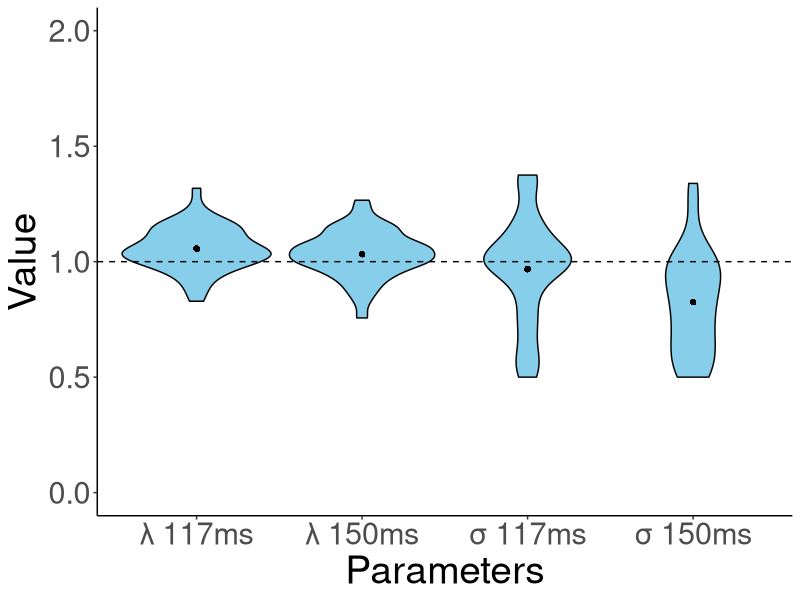
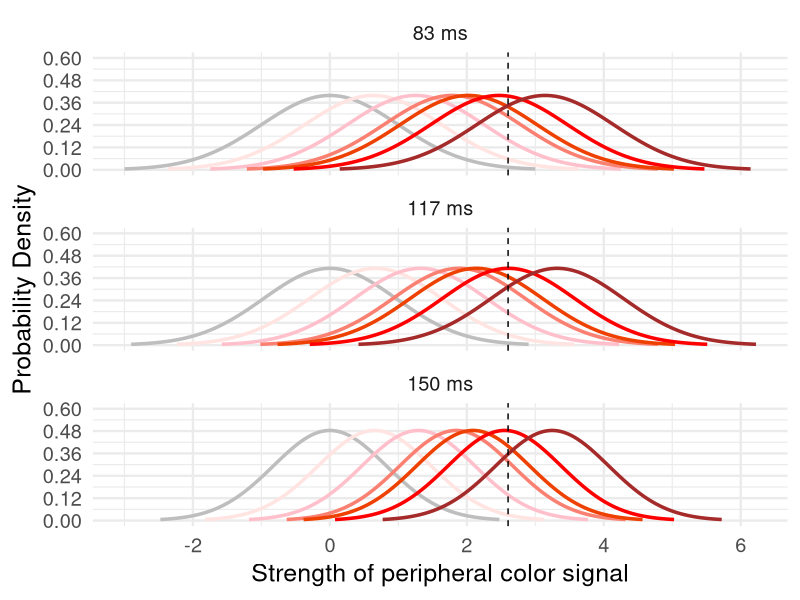
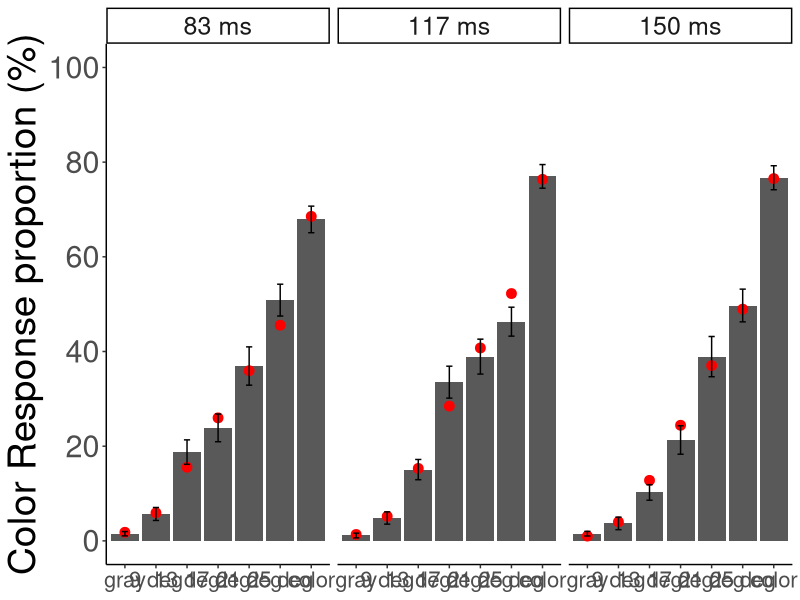
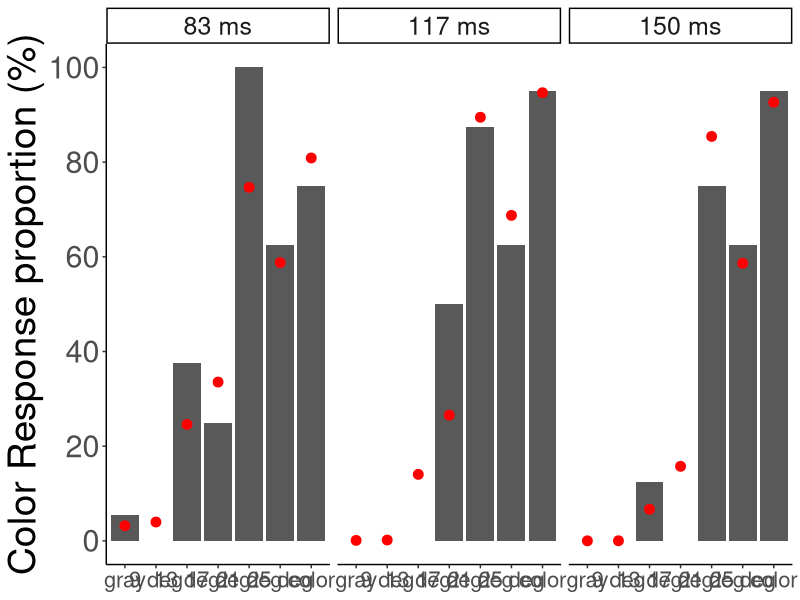
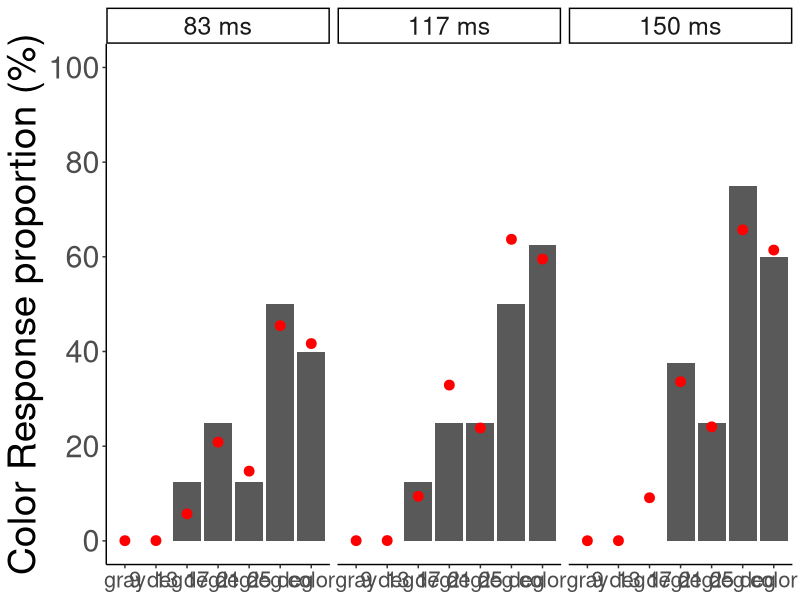
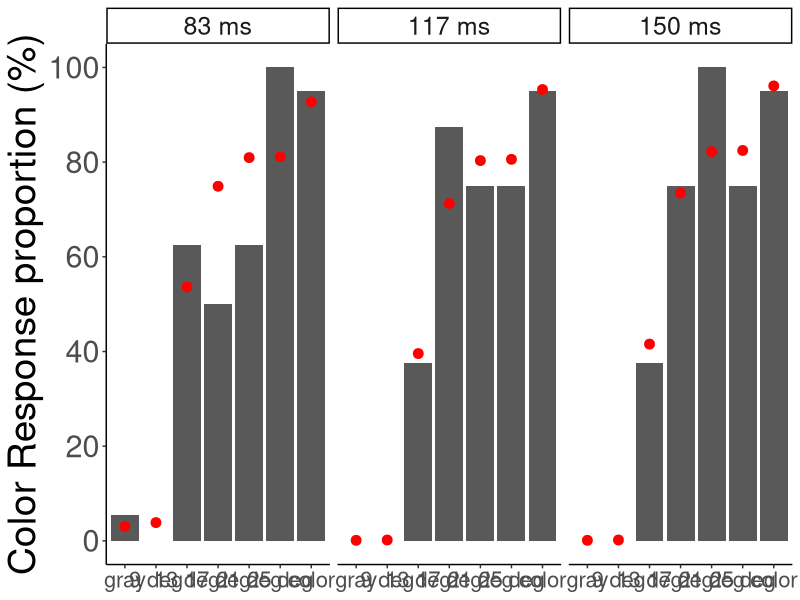
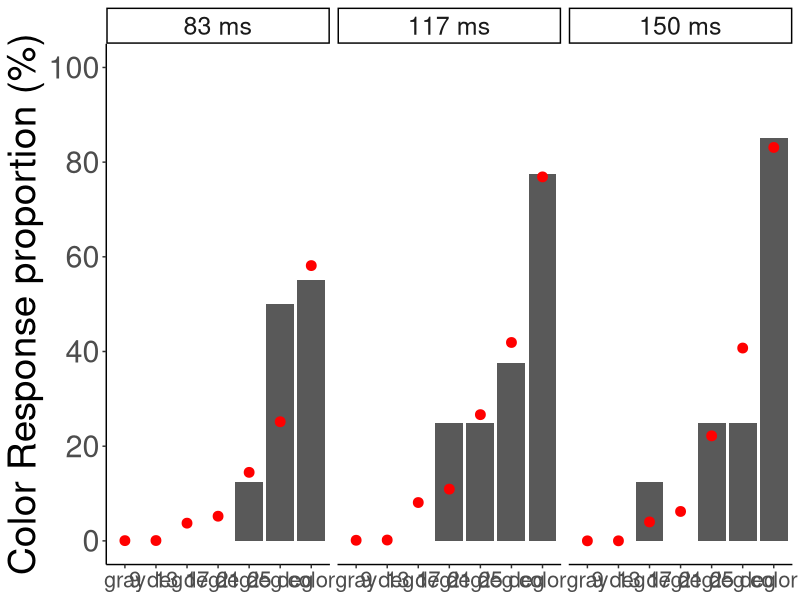
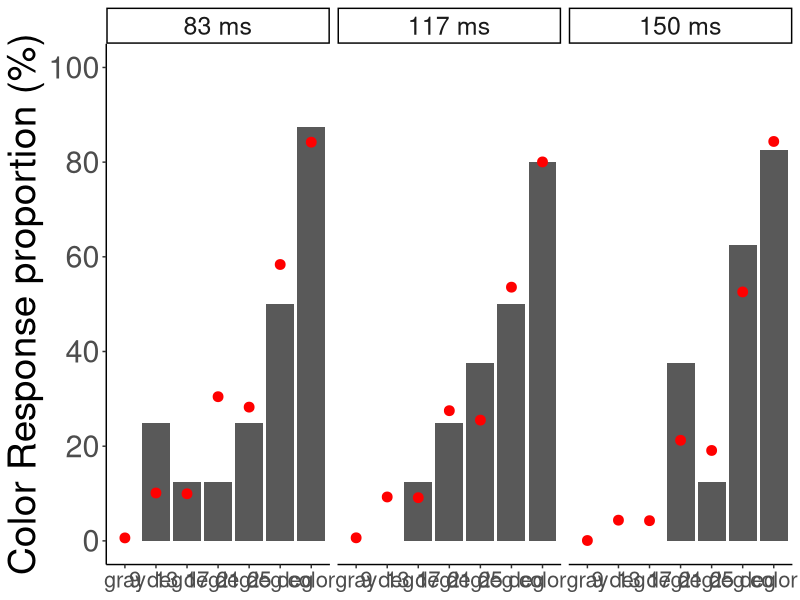

Write the R code that produced these figures, in order. (Note: this script raises an error after producing the figures.)
library(tidyverse)

dat <- read.table("subdata.csv", header=T,sep=",") 

result = dat %>%             
  filter(TorF1 == 0 | TorF1 == 1) %>% # dual-task trials
  select(subnum, exposure, maskwidth, colorcond, TorF1, colorres, TorF2, gray_gray, gray_mix, gray_color, mix_gray, mix_mix, mix_color, color_gray, color_mix, color_color) %>%    
  group_by(subnum, colorcond, exposure, maskwidth) %>%                
  summarize(gray_gray= sum(gray_gray), gray_mix= sum(gray_mix), gray_color= sum(gray_color), mix_gray= sum(mix_gray), mix_mix= sum(mix_mix), mix_color= sum(mix_color), color_gray= sum(color_gray), color_mix= sum(color_mix), color_color= sum(color_color)) #%>%       

#基準となるパラメータ
sigma83ms <- 1
mu83ms_gray <- 0

### Function for model fitting
fit_uvsdt_mle <- function(data, add_constant = TRUE) {
  
  # add_constant = TRUE adds a small value to the response frequency vectors.
  # correction against extreme estimates 
  if (add_constant) {
    data <- data+0.5
  }
  
  # initial guess for parameter values d-primeベースで出す
  mu83ms_9deg  <- qnorm(data[4,2]/(data[4,1]+data[4,2]))-qnorm(data[1,2]/(data[1,1]+data[1,2]))
  mu83ms_13deg <- qnorm(data[5,2]/(data[5,1]+data[5,2]))-qnorm(data[1,2]/(data[1,1]+data[1,2]))
  mu83ms_17deg <- qnorm(data[6,2]/(data[6,1]+data[6,2]))-qnorm(data[1,2]/(data[1,1]+data[1,2]))
  mu83ms_21deg <- qnorm(data[7,2]/(data[7,1]+data[7,2]))-qnorm(data[1,2]/(data[1,1]+data[1,2]))
  mu83ms_25deg <- qnorm(data[8,2]/(data[8,1]+data[8,2]))-qnorm(data[1,2]/(data[1,1]+data[1,2]))
  mu83ms_color <- qnorm(data[19,2]/(data[19,1]+data[19,2]))-qnorm(data[1,2]/(data[1,1]+data[1,2]))
  mu117ms <- 1
  mu150ms <- 1
  sigma117ms <- 1
  sigma150ms <- 1
  cri <- 2
  
  guess <- c(mu83ms_9deg, mu83ms_13deg, mu83ms_17deg, mu83ms_21deg, mu83ms_25deg, mu83ms_color, mu117ms, mu150ms, sigma117ms, sigma150ms, cri)
  
  # model fit
  fit <- suppressWarnings(optim(uvsdt_logL, 
                                par = guess, 
                                lower =      c(0.1, 0.1, 0.1, 0.1, 0.1, 1.0, 0.5, 0.5, 0.5, 0.5, 0.5),
                                upper =      c(3.5, 3.5, 3.5, 3.5, 3.5, 3.5, 2.0, 2.0, 2.0, 2.0, 5.0), 
                                gr = NULL, method = "BFGS", 
                                control = list("maxit" = 10000, 
                                               "parscale" = c(1,   1,    1,   1,    1,   1,  0.001,  0.001,  0.001,  0.001,  1))))

  #lower =      c(0, 0, 0, 0, 0, 0, 0, 0, 0.4, 0.4, 0),

  # outputs
  mu83ms_9deg  <- fit$par[1]
  mu83ms_13deg <- fit$par[2] 
  mu83ms_17deg <- fit$par[3] 
  mu83ms_21deg <- fit$par[4] 
  mu83ms_25deg <- fit$par[5] 
  mu83ms_color <- fit$par[6] 
  mu117ms<-  fit$par[7] 
  mu150ms <- fit$par[8] 
  sigma117ms <- fit$par[9] 
  sigma150ms <- fit$par[10]
  cri <- fit$par[11] 
  
  logL <- -fit$value
  
  AIC <- -2 * logL + 2 * 11
  
  predicted_data <- matrix(c(rep(1,21)), nrow=21, ncol=2)
  ##############################################################################
  # model predictions
  predicted_data <- matrix(NA, nrow=21, ncol=2)
  #gray
  mean_one_mat <- c(mu83ms_gray, mu83ms_gray*mu117ms, mu83ms_gray*mu150ms)
  sigmamat <- c(sigma83ms,sigma117ms,sigma150ms)
  for (cond in 1:3) {
    pred_gray_others_rate <- pnorm(cri, mean= mean_one_mat[cond], sd=sigmamat[cond])
    pred_gray_color_rate <- 1-pred_gray_others_rate
    
    #反応数
    pred_nr_gray_color <- sum(data[cond,1]+data[cond,2]) * pred_gray_color_rate
    pred_nr_gray_others <- sum(data[cond,1]+data[cond,2]) * pred_gray_others_rate
    predicted_data[cond,1] <- pred_gray_others_rate
    predicted_data[cond,2] <- pred_gray_color_rate
  }
  
  #chimera
  mean_one_mat <- c(mu83ms_9deg,mu83ms_13deg,mu83ms_17deg,mu83ms_21deg,mu83ms_25deg, mu83ms_9deg*mu117ms,mu83ms_13deg*mu117ms,mu83ms_17deg*mu117ms,mu83ms_21deg*mu117ms,mu83ms_25deg*mu117ms, mu83ms_9deg*mu150ms,mu83ms_13deg*mu150ms,mu83ms_17deg*mu150ms,mu83ms_21deg*mu150ms,mu83ms_25deg*mu150ms)
  sigmamat <- c(rep(sigma83ms,5),rep(sigma117ms,5),rep(sigma150ms,5))
  for (cond in 4:18) {
    pred_chimera_others_rate <- pnorm(cri, mean=mean_one_mat[cond-3], sd=sigmamat[cond-3])
    pred_chimera_color_rate <-1-pred_chimera_others_rate
    #反応数
    pred_nr_chimera_color <- sum(data[cond,1]+data[cond,2]) *pred_chimera_color_rate
    pred_nr_chimera_others <- sum(data[cond,1]+data[cond,2]) * pred_chimera_others_rate
    predicted_data[cond,1] <- pred_chimera_others_rate
    predicted_data[cond,2] <- pred_chimera_color_rate
  }
  
  #color
  mean_two_mat <- c(mu83ms_color,mu83ms_color*mu117ms,mu83ms_color*mu150ms)
  sigmamat <- c(sigma83ms,sigma117ms,sigma150ms)
  for (cond in 19:21) {
    pred_color_others_rate <- pnorm(cri, mean=mean_two_mat[cond-18], sd=sigmamat[cond-18])
    pred_color_color_rate <- 1-pred_color_others_rate
    #反応数
    pred_nr_color_color <- sum(data[cond,1]+data[cond,2]) * pred_color_color_rate
    pred_nr_color_others <- sum(data[cond,1]+data[cond,2]) * pred_color_others_rate
    predicted_data[cond,1] <- pred_color_others_rate
    predicted_data[cond,2] <- pred_color_color_rate
  }
  ##############################################################################
  
  
  est <- data.frame(mu83ms_9deg   = mu83ms_9deg, 
                    mu83ms_13deg  = mu83ms_13deg, 
                    mu83ms_17deg  = mu83ms_17deg, 
                    mu83ms_21deg  = mu83ms_21deg, 
                    mu83ms_25deg  = mu83ms_25deg, 
                    mu83ms_color = mu83ms_color,
                    mu117ms = mu117ms,
                    mu150ms = mu150ms,
                    sigma117ms = sigma117ms,
                    sigma150ms = sigma150ms,
                    cri = cri, 
                    logL = logL,
                    AIC = AIC)
  return(list(est,predicted_data))
}


### Likelihood function
uvsdt_logL <- function(x, inputs) {
  
  # target parameters
  mu83ms_9deg  <- x[1]
  mu83ms_13deg <- x[2] 
  mu83ms_17deg <- x[3] 
  mu83ms_21deg <- x[4] 
  mu83ms_25deg <- x[5] 
  mu83ms_color <- x[6] 
  mu117ms<-  x[7] 
  mu150ms <- x[8] 
  sigma117ms <- x[9] 
  sigma150ms <- x[10]
  cri <- x[11] 
  
  ##############################################################################
  # model predictions
  predicted_data <- matrix(NA, nrow=21, ncol=2)
  #gray
  mean_one_mat <- c(mu83ms_gray, mu83ms_gray*mu117ms, mu83ms_gray*mu150ms)
  sigmamat <- c(sigma83ms,sigma117ms,sigma150ms)
  for (cond in 1:3) {
    pred_gray_others_rate <- pnorm(cri, mean= mean_one_mat[cond], sd=sigmamat[cond])
    pred_gray_color_rate <- 1-pred_gray_others_rate
    
    #反応数
    pred_nr_gray_color <- sum(data[cond,1]+data[cond,2]) * pred_gray_color_rate
    pred_nr_gray_others <- sum(data[cond,1]+data[cond,2]) * pred_gray_others_rate
    predicted_data[cond,1] <- pred_gray_others_rate
    predicted_data[cond,2] <- pred_gray_color_rate
  }
  
  #chimera
  mean_one_mat <- c(mu83ms_9deg,mu83ms_13deg,mu83ms_17deg,mu83ms_21deg,mu83ms_25deg, mu83ms_9deg*mu117ms,mu83ms_13deg*mu117ms,mu83ms_17deg*mu117ms,mu83ms_21deg*mu117ms,mu83ms_25deg*mu117ms, mu83ms_9deg*mu150ms,mu83ms_13deg*mu150ms,mu83ms_17deg*mu150ms,mu83ms_21deg*mu150ms,mu83ms_25deg*mu150ms)
  sigmamat <- c(rep(sigma83ms,5),rep(sigma117ms,5),rep(sigma150ms,5))
  for (cond in 4:18) {
    pred_chimera_others_rate <- pnorm(cri, mean=mean_one_mat[cond-3], sd=sigmamat[cond-3])
    pred_chimera_color_rate <-1-pred_chimera_others_rate
    #反応数
    pred_nr_chimera_color <- sum(data[cond,1]+data[cond,2]) *pred_chimera_color_rate
    pred_nr_chimera_others <- sum(data[cond,1]+data[cond,2]) * pred_chimera_others_rate
    predicted_data[cond,1] <- pred_chimera_others_rate
    predicted_data[cond,2] <- pred_chimera_color_rate
  }
  
  #color
  mean_two_mat <- c(mu83ms_color,mu83ms_color*mu117ms,mu83ms_color*mu150ms)
  sigmamat <- c(sigma83ms,sigma117ms,sigma150ms)
  for (cond in 19:21) {
    pred_color_others_rate <- pnorm(cri, mean=mean_two_mat[cond-18], sd=sigmamat[cond-18])
    pred_color_color_rate <- 1-pred_color_others_rate
    #反応数
    pred_nr_color_color <- sum(data[cond,1]+data[cond,2]) * pred_color_color_rate
    pred_nr_color_others <- sum(data[cond,1]+data[cond,2]) * pred_color_others_rate
    predicted_data[cond,1] <- pred_color_others_rate
    predicted_data[cond,2] <- pred_color_color_rate
  }
  ##############################################################################
  
  # log likelihood
  logL <- sum(data * log(predicted_data))
  if (is.nan(logL)) {
    logL <- -Inf
  }
  
  logL <- -logL
  return(logL)
  #if (1 < par[3] & par[3] < par[4] & par[4] < par[5] & par[5] < par[6] & par[7] < par[8] & par[8] < par[9] & par[9]< par[10] & par[10]< par[11] & par[12] < par[13] & par[13] < par[14] & par[14] < par[15] & par[15] < par[16]) {
  #logL <- -logL　#対数尤度を対数損失にする
  #return(logL)
  #} 
  #else {
  # return(999999)
  #}
  
}


estimates <- c()
predicted_array <- array(NA, dim = c(21, 2, 44))
data_rate_array <- array(NA, dim = c(21, 2, 44))

data_rate_add <- array(NA, dim = c(21, 2, 44))
dprime_mat <- matrix(c(rep(NA,18*44)), nrow=18, ncol=44)
C_mat <- matrix(c(rep(NA,18*44)), nrow=18, ncol=44)

for (i in 4:47) {
  
  sub <- i
  
  #データ成型
  subdata <- result[((sub-4)*21+1):((sub-4)*21+21), ]
  data <- matrix(NA, nrow=21, ncol=2)
  #gray
  data[1:3,1]<-unlist(subdata[1:3,5]+subdata[1:3,6])#_others
  data[1:3,2]<-unlist(subdata[1:3,7])#_color
  #chimera
  data[4:18,1]<-unlist(subdata[4:18,8]+subdata[4:18,9])#_others
  data[4:18,2]<-unlist(subdata[4:18,10])#_color
  #color
  data[19:21,1]<-unlist(subdata[19:21,11]+subdata[19:21,12])#_others
  data[19:21,2]<-unlist(subdata[19:21,13])#_color
  
  data_rate_array[,1,(sub-3)]<-data[,1]/(data[,1]+data[,2])
  data_rate_array[,2,(sub-3)]<-data[,2]/(data[,1]+data[,2])
  
  data_rate_add[,1,(sub-3)]<-(data[,1]+0.5)/((data[,1]+0.5)+(data[,2]+0.5))
  data_rate_add[,2,(sub-3)]<-(data[,2]+0.5)/((data[,1]+0.5)+(data[,2]+0.5))
  
  # #########グレーをS1分布としたd'やCの算出############################################################
  # 
  # dprime_co_83 <-  qnorm(data_rate_add[19,2,(sub-3)])-qnorm(data_rate_add[1,2,(sub-3)]) #z(color_color)-z(gray_color)
  # dprime_co_117 <- qnorm(data_rate_add[20,2,(sub-3)])-qnorm(data_rate_add[2,2,(sub-3)])
  # dprime_co_150 <- qnorm(data_rate_add[21,2,(sub-3)])-qnorm(data_rate_add[3,2,(sub-3)])
  # 
  # dprime_9d_83<-  qnorm(data_rate_add[4,2,(sub-3)])-qnorm(data_rate_add[1,2,(sub-3)])#z(chimera_color)-z(gray_color)
  # dprime_13d_83<- qnorm(data_rate_add[5,2,(sub-3)])-qnorm(data_rate_add[1,2,(sub-3)])
  # dprime_17d_83<- qnorm(data_rate_add[6,2,(sub-3)])-qnorm(data_rate_add[1,2,(sub-3)])
  # dprime_21d_83<- qnorm(data_rate_add[7,2,(sub-3)])-qnorm(data_rate_add[1,2,(sub-3)])
  # dprime_25d_83<- qnorm(data_rate_add[8,2,(sub-3)])-qnorm(data_rate_add[1,2,(sub-3)])
  # 
  # dprime_9d_117<-  qnorm(data_rate_add[9,2,(sub-3)])-qnorm(data_rate_add[2,2,(sub-3)])
  # dprime_13d_117<- qnorm(data_rate_add[10,2,(sub-3)])-qnorm(data_rate_add[2,2,(sub-3)])
  # dprime_17d_117<- qnorm(data_rate_add[11,2,(sub-3)])-qnorm(data_rate_add[2,2,(sub-3)])
  # dprime_21d_117<- qnorm(data_rate_add[12,2,(sub-3)])-qnorm(data_rate_add[2,2,(sub-3)])
  # dprime_25d_117<- qnorm(data_rate_add[13,2,(sub-3)])-qnorm(data_rate_add[2,2,(sub-3)])
  # 
  # dprime_9d_150<-  qnorm(data_rate_add[14,2,(sub-3)])-qnorm(data_rate_add[3,2,(sub-3)])
  # dprime_13d_150<- qnorm(data_rate_add[15,2,(sub-3)])-qnorm(data_rate_add[3,2,(sub-3)])
  # dprime_17d_150<- qnorm(data_rate_add[16,2,(sub-3)])-qnorm(data_rate_add[3,2,(sub-3)])
  # dprime_21d_150<- qnorm(data_rate_add[17,2,(sub-3)])-qnorm(data_rate_add[3,2,(sub-3)])
  # dprime_25d_150<- qnorm(data_rate_add[18,2,(sub-3)])-qnorm(data_rate_add[3,2,(sub-3)])
  # 
  # C_co_83 <- -0.5 * (qnorm(data_rate_add[19,2,(sub-3)])+qnorm(data_rate_add[1,2,(sub-3)]))
  # C_co_117 <- -0.5 * (qnorm(data_rate_add[20,2,(sub-3)])+qnorm(data_rate_add[2,2,(sub-3)]))
  # C_co_150 <- -0.5 * (qnorm(data_rate_add[21,2,(sub-3)])+qnorm(data_rate_add[3,2,(sub-3)]))
  # 
  # C_9d_83<- -0.5 * (qnorm(data_rate_add[4,2,(sub-3)])+qnorm(data_rate_add[1,2,(sub-3)]))
  # C_13d_83<- -0.5 * (qnorm(data_rate_add[5,2,(sub-3)])+qnorm(data_rate_add[1,2,(sub-3)]))
  # C_17d_83<- -0.5 * (qnorm(data_rate_add[6,2,(sub-3)])+qnorm(data_rate_add[1,2,(sub-3)]))
  # C_21d_83<- -0.5 * (qnorm(data_rate_add[7,2,(sub-3)])+qnorm(data_rate_add[1,2,(sub-3)]))
  # C_25d_83<- -0.5 * (qnorm(data_rate_add[8,2,(sub-3)])+qnorm(data_rate_add[1,2,(sub-3)]))
  # 
  # C_9d_117<- -0.5 * (qnorm(data_rate_add[9,2,(sub-3)])+qnorm(data_rate_add[2,2,(sub-3)]))
  # C_13d_117<- -0.5 * (qnorm(data_rate_add[10,2,(sub-3)])+qnorm(data_rate_add[2,2,(sub-3)]))
  # C_17d_117<- -0.5 * (qnorm(data_rate_add[11,2,(sub-3)])+qnorm(data_rate_add[2,2,(sub-3)]))
  # C_21d_117<- -0.5 * (qnorm(data_rate_add[12,2,(sub-3)])+qnorm(data_rate_add[2,2,(sub-3)]))
  # C_25d_117<- -0.5 * (qnorm(data_rate_add[13,2,(sub-3)])+qnorm(data_rate_add[2,2,(sub-3)]))
  # 
  # C_9d_150<- -0.5 * (qnorm(data_rate_add[14,2,(sub-3)])+qnorm(data_rate_add[3,2,(sub-3)]))
  # C_13d_150<- -0.5 * (qnorm(data_rate_add[15,2,(sub-3)])+qnorm(data_rate_add[3,2,(sub-3)]))
  # C_17d_150<- -0.5 * (qnorm(data_rate_add[16,2,(sub-3)])+qnorm(data_rate_add[3,2,(sub-3)]))
  # C_21d_150<- -0.5 * (qnorm(data_rate_add[17,2,(sub-3)])+qnorm(data_rate_add[3,2,(sub-3)]))
  # C_25d_150<- -0.5 * (qnorm(data_rate_add[18,2,(sub-3)])+qnorm(data_rate_add[3,2,(sub-3)]))
  # 
  # dprime <- c(dprime_co_83,dprime_co_117,dprime_co_150,dprime_9d_83,dprime_13d_83,dprime_17d_83,dprime_21d_83,dprime_25d_83,dprime_9d_117,dprime_13d_117,dprime_17d_117,dprime_21d_117,dprime_25d_117,dprime_9d_150,dprime_13d_150,dprime_17d_150,dprime_21d_150,dprime_25d_150)
  # C <- c(C_co_83,C_co_117,C_co_150,C_9d_83,C_13d_83,C_17d_83,C_21d_83,C_25d_83,C_9d_117,C_13d_117,C_17d_117,C_21d_117,C_25d_117,C_9d_150,C_13d_150,C_17d_150,C_21d_150,C_25d_150)
  # 
  # dprime_mat[,(sub-3)] <- dprime
  # C_mat[,(sub-3)] <- C
  # ################################################################################
  # 
  
  
  ### Fitting
  
  fit <- fit_uvsdt_mle(data, add_constant = TRUE)
  df <- fit[[1]]
  df$sub <- i
  estimates <- rbind(estimates, df)
  a <- fit[[2]]
  predicted_array[,,(sub-3)] <- a
}

#predicted_array[,,1]
#data_rate_array[,,1]

mean_predicted <- apply(predicted_array, c(1, 2), mean)*100
mean_predicted2 <- c(mean_predicted[1,2],mean_predicted[4:8,2],mean_predicted[19,2],mean_predicted[2,2],mean_predicted[9:13,2],mean_predicted[20,2],mean_predicted[3,2],mean_predicted[14:18,2],mean_predicted[21,2])
se_predicted <-(apply(predicted_array, c(1, 2), sd)*100)/ sqrt(44)
se_predicted2 <- c(se_predicted[1,2],se_predicted[4:8,2],se_predicted[19,2],se_predicted[2,2],se_predicted[9:13,2],se_predicted[20,2],se_predicted[3,2],se_predicted[14:18,2],se_predicted[21,2])

mean_data <-  apply(data_rate_array, c(1, 2), mean)*100
mean_data2 <- c(mean_data[1,2],mean_data[4:8,2],mean_data[19,2],mean_data[2,2],mean_data[9:13,2],mean_data[20,2],mean_data[3,2],mean_data[14:18,2],mean_data[21,2])
se_data <-  (apply(data_rate_array, c(1, 2), sd)*100)/ sqrt(44)
se_data2 <- c(se_data[1,2],se_data[4:8,2],se_data[19,2],se_data[2,2],se_data[9:13,2],se_data[20,2],se_data[3,2],se_data[14:18,2],se_data[21,2])


################################################################################mean+variance,mean,variance,nullの検定
for (i in 1:4){
  now <- log(estimates[,i+6])
  #now <- estimates[,i+6]
  t_test_below1 <- t.test(now, mu = 0, alternative = "less")
  t_test_above1 <- t.test(now, mu = 0, alternative = "greater")
  print(t_test_below1)
  print(t_test_above1)
}

library(ggplot2)
data_parameter_plot <- data.frame(
  Parameters = rep(c("λ 117ms", "λ 150ms", "σ 117ms", "σ 150ms"), each = 44),
  Value = c(estimates[,7], estimates[,8], estimates[,9], estimates[,10])
)
#data_parameter_plot$Value <- log(data_parameter_plot$Value)

# グラフの作成
ggplot(data_parameter_plot, aes(x = Parameters, y = Value)) +
  geom_violin(fill = "skyblue", color = "black") +  # ヴァイオリンプロットの描画
  geom_hline(yintercept = 1, linetype = "dashed", color = "black") +  # y = 1 の位置に横線を追加
  labs(x = "Parameters",
       y = "Value") + #Log-scaled 
  coord_cartesian(ylim = c(0, 2)) +  
  stat_summary(fun = mean, geom = "point", 
               shape =16, size = 2, color = "black")+
  theme_classic() +  # テーマの設定
  theme(
    plot.title = element_text(size = 20 * 2),    # タイトルのサイズを5倍に
    axis.title.x = element_text(size = 14 * 2),  # x軸ラベルのサイズを5倍に
    axis.title.y = element_text(size = 14 * 2),  # y軸ラベルのサイズを5倍に
    axis.text.x = element_text(size = 11 * 2),   # x軸目盛りのサイズを5倍に
    axis.text.y = element_text(size = 11 * 2)    # y軸目盛りのサイズを5倍に
  )



# ################################################################################ 参加者ごとのSDTプロットの作成
# for (r in 4:47) {
#   pickup_sub <- r-3
#   
#   plot_sdt_distributions <- function(means, sds, attention_levels, image_types, colors) {
#     data_SDT_plot <- data.frame()
#     
#     for (i in 1:length(attention_levels)) {
#       for (j in 1:length(image_types)) {
#         x <- seq(means[i,j] - 3 * sds[i,j], means[i,j] + 3 * sds[i,j], length.out = 100)
#         y <- dnorm(x, mean = means[i,j], sd = sds[i,j])
#         
#         
#         # データフレームに追加
#         data_SDT_plot <- rbind(data_SDT_plot, data.frame(
#           x = x,
#           y = y,
#           Attention = attention_levels[i],
#           ImageType = image_types[j],
#           color = colors[j]
#         ))
#       }
#     }
#     
#     p <- ggplot(data_SDT_plot, aes(x = x, y = y, color = ImageType)) +
#       geom_line(size = 1.2) +
#       scale_color_manual(values = colors) +
#       labs(x = "Strength of peripheral color signal",
#            y = "Probability Density") +
#       scale_x_continuous(breaks=seq(-2,8),limits=c(-2,8))+
#       scale_y_continuous(breaks=seq(0,1,length=5),limits=c(0,1))+
#       geom_vline(xintercept = estimates[pickup_sub,11], linetype = "dashed", color = "black") + 
#       facet_wrap(~ Attention, nrow = 3, scales = "free_y") +  # 各注意条件で分布を重ねる
#       theme_minimal(base_size = 18) +
#       theme(legend.position = "none")#"top"
#     
#     #print(p)
#     i_string <- as.character(r)
#     plotname <- paste0("plot_subjects/signal_distribution/", i_string, ".png") 
#     ggsave(plotname, plot = p, width = 8, height = 6, dpi = 300)
#   }
#   
#   # 平均値と標準偏差
#   means_83ms <- c(mu83ms_gray, estimates[pickup_sub,1], estimates[pickup_sub,2], estimates[pickup_sub,3], estimates[pickup_sub,4], estimates[pickup_sub,5], estimates[pickup_sub,6])  
#   means_117ms <- means_83ms * estimates[pickup_sub,7]
#   means_150ms <- means_83ms * estimates[pickup_sub,8]
#   means <- rbind(means_83ms,means_117ms,means_150ms)
#   sd_83ms <- c(rep(sigma83ms, 7))  
#   sd_117ms <- c(rep(estimates[pickup_sub,9], 7))  
#   sd_150ms <- c(rep(estimates[pickup_sub,10], 7))  
#   sds <- rbind(sd_83ms,sd_117ms,sd_150ms)
#   
#   attention_levels <- factor(c("83 ms", "117 ms", "150 ms"), levels = c("83 ms", "117 ms", "150 ms"))
#   image_types <- factor(c("gray", "9 deg", "13 deg", "17 deg", "21 deg", "25 deg", "color"), levels = c("gray", "9 deg", "13 deg", "17 deg", "21 deg", "25 deg", "color"))
#   colors <- c("grey", "mistyrose", "pink", "salmon", "orangered2","red", "brown")
#   
#   # 関数を呼び出し
#   plot_sdt_distributions(means, sds, attention_levels, image_types, colors)
#   
# }

################################################################################ 参加者平均SDTの図示

plot_sdt_distributions <- function(means, sds, attention_levels, image_types, colors) {
  data_SDT_plot <- data.frame()
  
  for (i in 1:length(attention_levels)) {
    for (j in 1:length(image_types)) {
      x <- seq(means[i,j] - 3 * sds[i,j], means[i,j] + 3 * sds[i,j], length.out = 100)
      y <- dnorm(x, mean = means[i,j], sd = sds[i,j]) #最大
      
      
      # データフレームに追加
      data_SDT_plot <- rbind(data_SDT_plot, data.frame(
        x = x,
        y = y,
        Attention = attention_levels[i],
        ImageType = image_types[j],
        color = colors[j]
      ))
    }
  }
  
  p <- ggplot(data_SDT_plot, aes(x = x, y = y, color = ImageType)) +
    geom_line(size = 1.2) +
    scale_color_manual(values = colors) +
    labs(x = "Strength of peripheral color signal",
         y = "Probability Density") +
    scale_y_continuous(breaks=seq(0,0.6,length=6),limits=c(0,0.6))+
    geom_vline(xintercept = mean(estimates[,11]), linetype = "dashed", color = "black") + 
    facet_wrap(~ Attention, nrow = 3, scales = "free_y") +  # 各注意条件で分布を重ねる
    theme_minimal(base_size = 18) +
    theme(legend.position = "none")#"top"
  
  print(p)
}

# 平均値と標準偏差
means_83ms <- c(mu83ms_gray, mean(estimates[,1]), mean(estimates[,2]), mean(estimates[,3]), mean(estimates[,4]), mean(estimates[,5]),mean(estimates[,6]))  
means_117ms <- means_83ms * mean(estimates[,7])
means_150ms <- means_83ms * mean(estimates[,8])
means <- rbind(means_83ms,means_117ms,means_150ms)
sd_83ms <- c(rep(sigma83ms, 7))  
sd_117ms <- c(rep(mean(estimates[,9]), 7))  
sd_150ms <- c(rep(mean(estimates[,10]), 7))  
sds <- rbind(sd_83ms,sd_117ms,sd_150ms)

attention_levels <- factor(c("83 ms", "117 ms", "150 ms"), levels = c("83 ms", "117 ms", "150 ms"))
image_types <- factor(c("gray", "9 deg", "13 deg", "17 deg", "21 deg", "25 deg", "color"), levels = c("gray", "9 deg", "13 deg", "17 deg", "21 deg", "25 deg", "color"))
colors <- c("grey", "mistyrose", "pink", "salmon", "orangered2","red", "brown")

# 関数を呼び出し
plot_sdt_distributions(means, sds, attention_levels, image_types, colors)



#########積み上げグラフでの比較#################################################

data_bar <- data.frame(
  ImageType = factor(rep(c("gray","9 deg", "13 deg", "17 deg", "21 deg", "25 deg", "color"), 3), 
                     levels = c("gray", "9 deg", "13 deg", "17 deg", "21 deg", "25 deg", "color")),
  Proportion =  as.vector(t(mean_data2)),
  SE =  as.vector(t(se_data2)),
  Condition = factor(c(rep("83 ms", 7),rep("117 ms", 7),rep("150 ms", 7)), 
                     levels = c("83 ms", "117 ms", "150 ms"))
)

predicted_data_bar <- data.frame(
  ImageType = factor(rep(c("gray","9 deg", "13 deg", "17 deg", "21 deg", "25 deg", "color"), 3),
                     levels = c("gray", "9 deg", "13 deg", "17 deg", "21 deg", "25 deg", "color")),
  Predicted = as.vector(t(mean_predicted2)),  # 仮の予測値
  SE =  as.vector(t(se_predicted2)),
  Condition = factor(c(rep("83 ms", 7),rep("117 ms", 7),rep("150 ms", 7)), 
                     levels = c("83 ms", "117 ms", "150 ms"))
)

# グラフの作成
ggplot(data_bar, aes(x = ImageType, y = Proportion)) +
  geom_bar(stat = "identity", position = "stack") +
  labs(x = NULL, y = "Color Response proportion (%)") +
  theme_minimal() +
  facet_grid(. ~ Condition) +  
  geom_point(data = predicted_data_bar, aes(x = ImageType, y = Predicted), 
             color = "red", size = 3) +  # モデルの予測値を示す点を追加 
  geom_errorbar(data = data_bar, aes(ymin = Proportion - SE, ymax = Proportion + SE), 
                width = 0.2) + #, position = position_dodge(0.9)
  theme_classic()+
  theme(legend.position = "right")+  # テーマの設定
  theme(
    plot.title = element_text(size = 20 * 2),    # タイトルのサイズを5倍に
    axis.title.x = element_text(size = 14 * 2),  # x軸ラベルのサイズを5倍に
    axis.title.y = element_text(size = 14 * 2),  # y軸ラベルのサイズを5倍に
    axis.text.x = element_text(size = 8 * 2),   # x軸目盛りのサイズを5倍に
    axis.text.y = element_text(size = 11 * 2),    # y軸目盛りのサイズを5倍に
    legend.position = "right",
    strip.text = element_text(size = 18),  # 83ms、117ms、150msの文字サイズを大きくする
    legend.text = element_text(size = 18),  # 凡例の文字サイズを大きくする
    legend.title = element_text(size = 18)  # 凡例タイトルの文字サイズを大きくする
  )+
  scale_y_continuous(
    breaks = seq(0, 100, by = 20),    
    limits = c(0, 100)                  
  ) 


#############################################################################ANOVA
# 83-g,83-9,83-13,83-17,83-21,83-25,83-c, 117-g,117-9,117-13,117-17,117-21,117-25,117-c, 150-g,150-9,150-13,150-17,150-21,150-25,150-c
# 要因A　時間　要因B 画像種類
a <- (data_rate_array[,2,])
data_ANOVA <- t(rbind(a[1,],a[4:8,],a[19,],a[2,],a[9:13,],a[20,],a[3,],a[14:18,],a[21,]))
write.csv(data_ANOVA,"data_ANOVA.csv",row.names = FALSE)


# ################################################################################
# 
# data_dprimeC <- data.frame(
#   presentationtime = c("83ms","117ms", "150ms", rep("83ms",5),rep("117ms",5),rep("150ms",5)),
#   imagetype =  c(rep("color",3),"9deg","13deg","17deg","21deg","25deg","9deg","13deg","17deg","21deg","25deg","9deg","13deg","17deg","21deg","25deg"),
#   dprime = rowMeans(dprime_mat),
#   C = rowMeans(C_mat)
# )
# 
# data_dprimeC$presentationtime <- factor(data_dprimeC$presentationtime, levels = c("83ms", "117ms", "150ms"))
# data_dprimeC$imagetype <- factor(data_dprimeC$imagetype, levels = c("9deg", "13deg", "17deg", "21deg", "25deg", "color"))
# 
# # プロット作成
# g <- ggplot(data_dprimeC, aes(x = dprime, y = C, group = imagetype, fill = presentationtime)) +
#   geom_point(aes(shape = imagetype, colour = presentationtime), size = 10) +
#   labs(x = "dprime", y = "C") +
#   theme_classic() +
#   theme(
#     axis.title.x = element_text(size = 14 * 2),  # x軸ラベルのサイズを変更
#     axis.title.y = element_text(size = 14 * 2),  # y軸ラベルのサイズを変更
#     axis.text.x = element_text(size = 20),       # x軸目盛りのサイズ
#     axis.text.y = element_text(size = 20),       # y軸目盛りのサイズ
#     legend.position = "right",                   # 凡例の位置
#     strip.text = element_text(size = 18),        # ファセットラベルのサイズ
#     legend.text = element_text(size = 18),       # 凡例テキストのサイズ
#     legend.title = element_text(size = 18)       # 凡例タイトルのサイズ
#   ) +
#   scale_x_continuous(
#     breaks = seq(0, 3, by = 0.5),   # x軸の目盛りを0から3まで0.5刻み
#     limits = c(0, 3)                # x軸の範囲を0から3に固定
#   ) +
#   scale_y_continuous(
#     breaks = seq(0.25, 1.75, by = 0.25),    # y軸の目盛りを0.25から1.75まで0.25刻み
#     limits = c(0.25, 1.75)                  # y軸の範囲を0.25から1.75に固定
#   ) +
#   scale_shape_manual(values = c(1, 2, 3, 4, 5, 6)) +  # imagetypeに対応する形状を手動で指定
#   scale_colour_manual(values = c("83ms" = "red", "117ms" = "blue", "150ms" = "darkgreen"))  # 色を手動で指定
# 
# # プロットを表示
# plot(g)

# #########################################################################################参加者ごとのResponseRateプロット作成###


for (i in 4:47) {
  
  nowsub <- i-3
  mean_data_sub <- c(data_rate_array[1,2,nowsub],data_rate_array[4:8,2,nowsub],data_rate_array[19,2,nowsub],data_rate_array[2,2,nowsub],data_rate_array[9:13,2,nowsub],data_rate_array[20,2,nowsub],data_rate_array[3,2,nowsub],data_rate_array[14:18,2,nowsub],data_rate_array[21,2,nowsub])*100
  mean_pred_sub <- c(predicted_array[1,2,nowsub],predicted_array[4:8,2,nowsub],predicted_array[19,2,nowsub],predicted_array[2,2,nowsub],predicted_array[9:13,2,nowsub],predicted_array[20,2,nowsub],predicted_array[3,2,nowsub],predicted_array[14:18,2,nowsub],predicted_array[21,2,nowsub])*100
  
  
  data_bar_sub <- data.frame(
    ImageType = factor(rep(c("gray","9 deg", "13 deg", "17 deg", "21 deg", "25 deg", "color"), 3),
                       levels = c("gray", "9 deg", "13 deg", "17 deg", "21 deg", "25 deg", "color")),
    Proportion =  as.vector(mean_data_sub),
    Condition = factor(c(rep("83 ms", 7),rep("117 ms", 7),rep("150 ms", 7)),
                       levels = c("83 ms", "117 ms", "150 ms"))
  )

  predicted_data_bar_sub <- data.frame(
    ImageType = factor(rep(c("gray","9 deg", "13 deg", "17 deg", "21 deg", "25 deg", "color"), 3),
                       levels = c("gray", "9 deg", "13 deg", "17 deg", "21 deg", "25 deg", "color")),
    Predicted = as.vector(mean_pred_sub),  # 仮の予測値
    Condition = factor(c(rep("83 ms", 7),rep("117 ms", 7),rep("150 ms", 7)),
                       levels = c("83 ms", "117 ms", "150 ms"))
  )

  plot_base <- ggplot(data_bar_sub, aes(x = ImageType, y = Proportion)) +
    geom_bar(stat = "identity", position = "stack") +
    labs(x = NULL, y = "Color Response proportion (%)") +
    theme_minimal() +
    facet_grid(. ~ Condition) +
    geom_point(data = predicted_data_bar_sub, aes(x = ImageType, y = Predicted),
               color = "red", size = 3) +  # モデルの予測値を示す点を追加
    theme_classic()+
    theme(legend.position = "right")+  # テーマの設定
    theme(
      plot.title = element_text(size = 20 * 2),    # タイトルのサイズを5倍に
      axis.title.x = element_text(size = 14 * 2),  # x軸ラベルのサイズを5倍に
      axis.title.y = element_text(size = 14 * 2),  # y軸ラベルのサイズを5倍に
      axis.text.x = element_text(size = 8 * 2),   # x軸目盛りのサイズを5倍に
      axis.text.y = element_text(size = 11 * 2),    # y軸目盛りのサイズを5倍に
      legend.position = "right",
      strip.text = element_text(size = 18),  # 83ms、117ms、150msの文字サイズを大きくする
      legend.text = element_text(size = 18),  # 凡例の文字サイズを大きくする
      legend.title = element_text(size = 18)  # 凡例タイトルの文字サイズを大きくする
    )+
    scale_y_continuous(
      breaks = seq(0, 100, by = 20),
      limits = c(0, 100)
    )

  i_string <- as.character(i)
  plotname <- paste0("plot_subjects/response_rate/", i_string, ".png")
  ggsave(plotname, plot = plot_base, width = 15, height = 6, dpi = 300)

}
